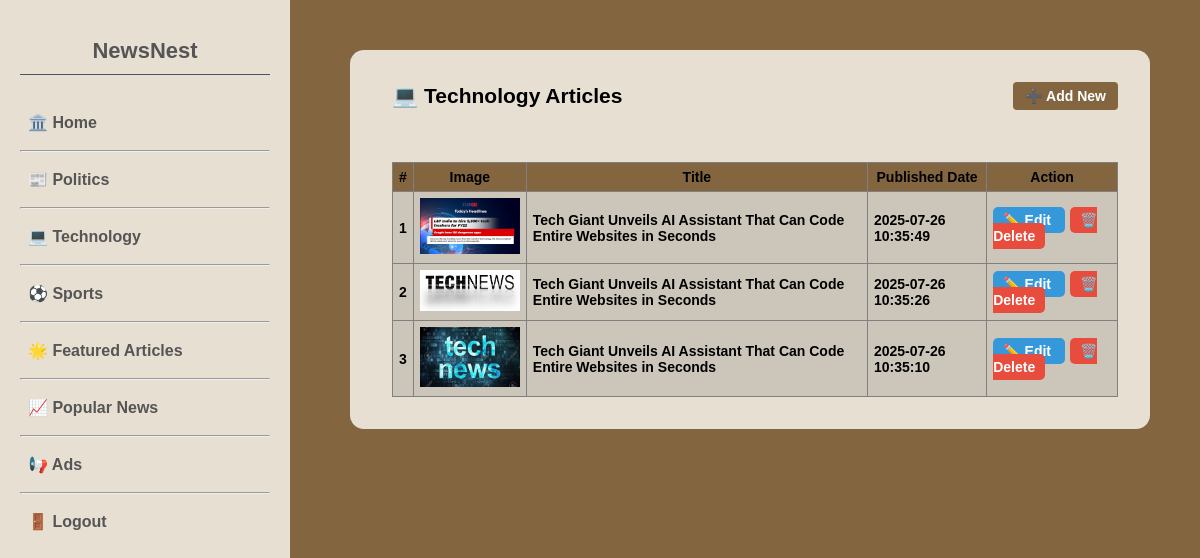
The page /dashboard/Technology/index.php on the database its author committed.
### tables this page shows
CREATE TABLE IF NOT EXISTS `articles` (
  `article_id` int NOT NULL AUTO_INCREMENT,
  `title` varchar(255) DEFAULT NULL,
  `content` text,
  `image_url` varchar(255) DEFAULT NULL,
  `category_id` int DEFAULT NULL,
  `author_id` int DEFAULT NULL,
  `published_date` timestamp NULL DEFAULT CURRENT_TIMESTAMP,
  PRIMARY KEY (`article_id`),
  KEY `category_id` (`category_id`),
  KEY `author_id` (`author_id`)
);

### dashboard/Technology/index.php (the view, shortened to what this page needs)
<?php include '../layouts/header.php';
include '../../SQL/db_connect.php'; ?>
<div style="margin-left: 10px; padding: 10px; font-size: 14px;">
    <div style="display: flex; justify-content: space-between; align-items: center; margin-bottom: 2px;">
        <h2 style="margin: 0;">💻 Technology Articles</h2>
        <a href='../Technology/new.php' class='add-btn' style="padding: 6px 12px;">➕ Add New</a>
    </div>
    <br>
    <br><br>
    <table border="1" cellpadding="6" cellspacing="0" style="width: 100%; background-color: #5453522f; border-collapse: collapse; margin-top: 2px;">
        <thead style="background-color: #836540;">
            <tr>
                <th>#</th>
                <th>Image</th>
                <th>Title</th>
                <th>Published Date</th>
                <th>Action</th>
            </tr>
        </thead>
        <tbody>
            <?php
            $sql = "SELECT article_id, image_url, title, published_date FROM articles WHERE category_id = (
                        SELECT category_id FROM categories WHERE category_name = 'Technology' LIMIT 1
                    ) ORDER BY published_date DESC";
            $result = $conn->query($sql);
            if ($result && $result->num_rows > 0) {
                $count = 1;
                while ($row = $result->fetch_assoc()) {
                    echo "<tr>";
                    echo "<td>{$count}</td>";
                    echo "<td><img src='../../uploads/{$row['image_url']}' alt='Article Image' style='width: 100px; height: auto;'></td>";
                    echo "<td>{$row['title']}</td>";
                    echo "<td>{$row['published_date']}</td>";
                    echo "<td>
       <a href='edit.php?id={$row['article_id']}'
           style='padding: 5px 10px; background-color: #3498db; color: white; border-radius: 5px; text-decoration: none; margin-right: 5px;'>
           ✏️ Edit
        </a>
        <a href='../delete_article.php?id={$row['article_id']}'
           style='padding: 5px 10px; background-color: #e74c3c; color: white; border-radius: 5px; text-decoration: none;'
           onclick=\"return confirm('Are you sure you want to delete this article?');\">
           🗑️ Delete
        </a>
      </td>";
                    echo "</tr>";
                    $count++;
                }
            } else {
                echo "<tr><td colspan='5'>No articles found in Technology category.</td></tr>";
            }
            ?>
        </tbody>
    </table>
</div>
<?php include '../layouts/footer.php'; ?>

### front/css/styles.css (style rules this page uses)
body { background-size: cover; background-color: #836540; font-family: "Lalezar", sans-serif; font-weight: bold; font-size: 20px; display: flex; flex-direction: column; margin: 0; height: 100%; }
html { height: 100%; scroll-behavior: smooth; margin: 0; }
.add-btn { background-color: #836540; color: white; padding: 6px 12px; text-decoration: none; border-radius: 4px; }
table { margin-top: 0; / }

### rows shown on the page
articles: image_url (picture), title "Tech Giant Unveils AI Assistant That Can Code Entire Websites in Seconds", published_date "2025-07-26 10:35:49"
articles: image_url (picture), title "Tech Giant Unveils AI Assistant That Can Code Entire Websites in Seconds", published_date "2025-07-26 10:35:26"
articles: image_url (picture), title "Tech Giant Unveils AI Assistant That Can Code Entire Websites in Seconds", published_date "2025-07-26 10:35:10"
